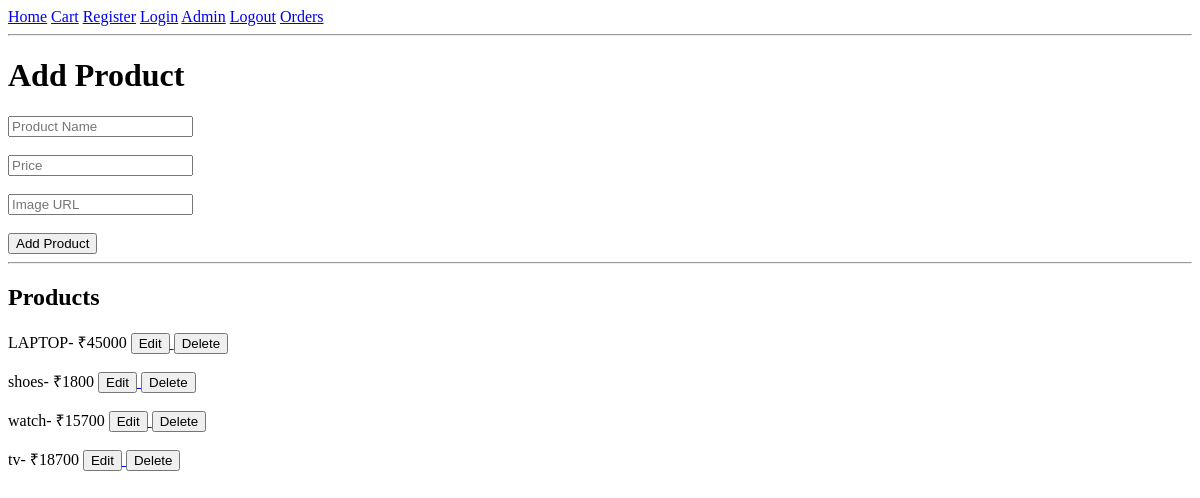
Before: /admin (signed in) with the older database file.
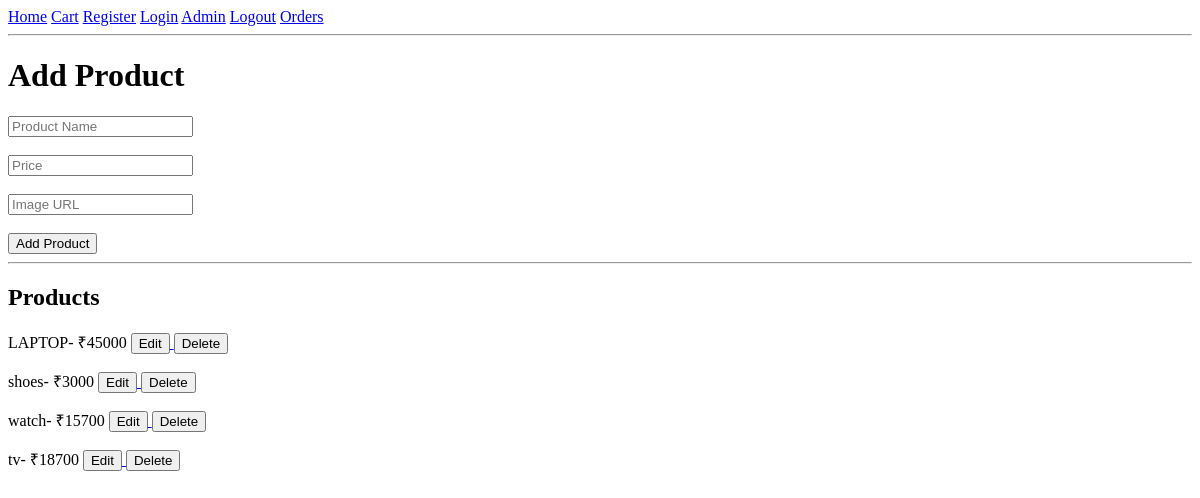
After: the same page with the newer database file.
### app.py (models this page shows)
class Product(db.Model):
    id = db.Column(db.Integer, primary_key=True)
    name = db.Column(db.String(100))
    price = db.Column(db.Integer)
    image = db.Column(db.String(200))

### app.py (the view, shortened to what this page needs)
@app.route('/admin', methods=['GET', 'POST'])
def admin():
    if 'admin' not in session:
        return redirect(url_for('admin_login'))
    products = Product.query.all()
    return render_template(
        'admin.html',
        products=products
    )

### templates/admin.html (shortened to what this page needs)
<!DOCTYPE html>
<html>
<head>
</head>
<body>
{% include 'navbar.html' %}
<h1>Add Product</h1>
<form method="POST">
    <input type="text"
           name="name"
           placeholder="Product Name">
    <br><br>
    <input type="number"
           name="price"
           placeholder="Price">
<br><br>
    <input type="text" name="image" placeholder="Image URL">
     <br><br>
    <button type="submit">
        Add Product
    </button>
</form>
<hr>
<h2>Products</h2>
{% for product in products %}
<p>
    {{ product.name }}- ₹{{ product.price }}
    <a href="/edit_product/{{product.id}}">
        <button>Edit</button>
    </a>
    <a href="/delete_product/{{product.id}}">
        <button>Delete</button>
    </a>
</p>
{% endfor %}
</body>
</html>

### templates/navbar.html
<nav>
    <a href="/">Home</a>
    <a href="/cart">Cart</a>
    <a href="/register">Register</a>
    <a href="/login">Login</a>
    <a href="/admin">Admin</a>
    <a href="/logout">Logout</a>
    <a href="/orders">Orders</a>
</nav>
<hr>

Changed rows visible on the page:
changed Product "shoes": price "1800" → "3000"
